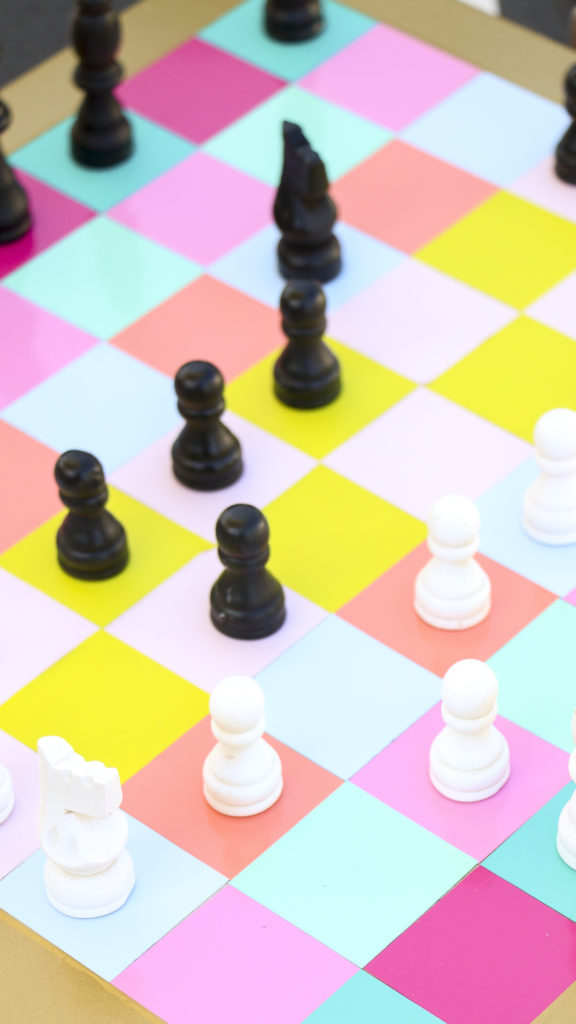
#> input picture Project_3/photo_1.jpg, 576 x 1024 px
$ python program_1.py
#> lines starting #> are read from the running program, lines starting #| are printed output that depends on the picture; after the words box and inside, x2 and y2 are one past the last pixel; in counts of white or black regions, pixels touching at a corner belong together
import cv2 as cv
import numpy as np

img = cv.imread('photo_1.jpg')
#> img is the input picture: shape (1024, 576, 3); mean B, G, R 184.9, 196.7, 211.7
if img is None:
    print("Image not found")
    exit()

gray = cv.cvtColor(img, cv.COLOR_BGR2GRAY)
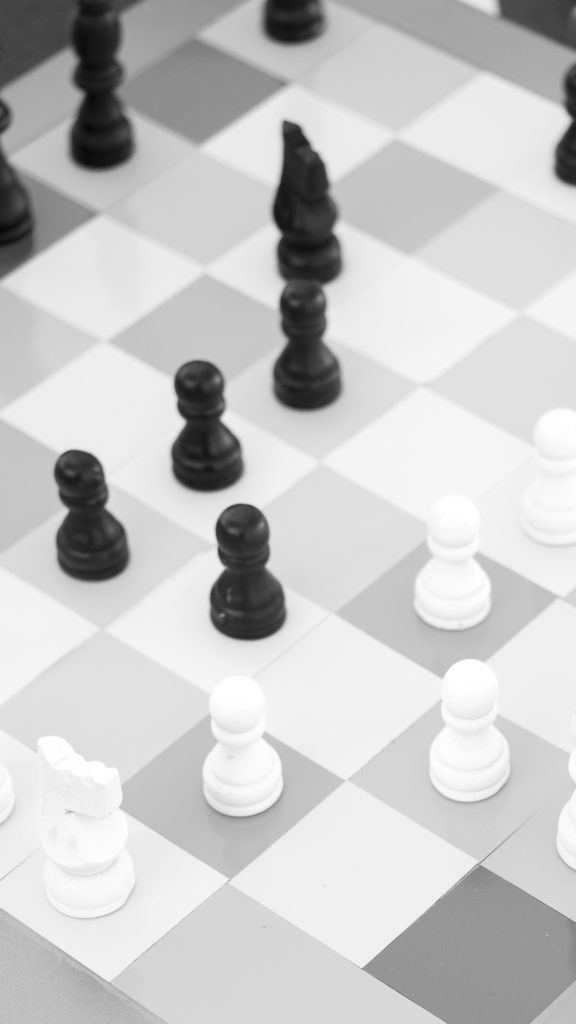
#> gray: shape (1024, 576); min 6, max 255, mean 199.8
gray_float = np.float32(gray)

harris = cv.cornerHarris(gray_float, blockSize=2, ksize=3, k=0.04)
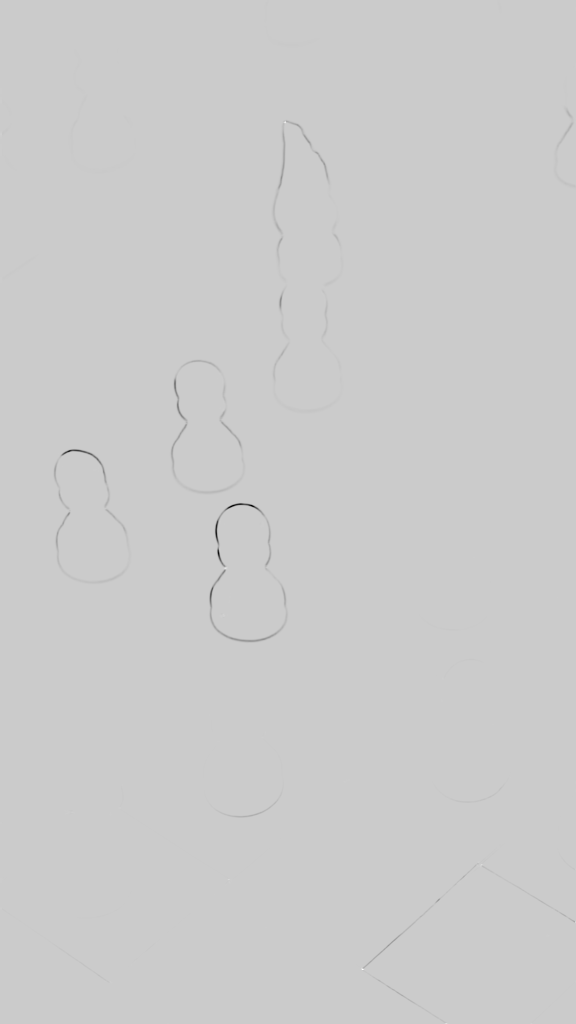
#> harris: shape (1024, 576) float32; min -9761601, max 2449498.5, mean -10960.7; drawn with min black and max white

local_max = cv.dilate(harris, np.ones((15, 15), np.uint8))
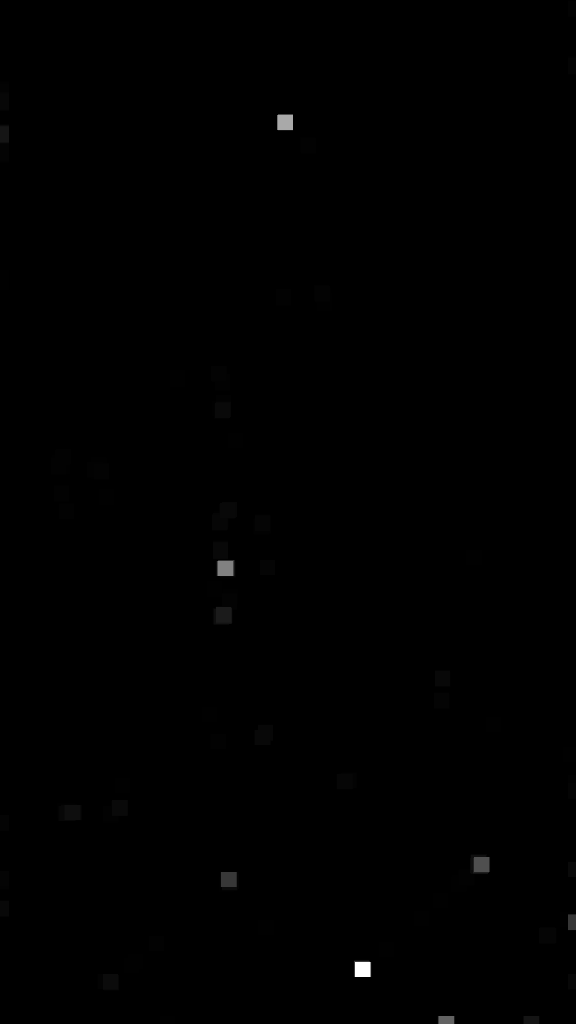
#> local_max: shape (1024, 576) float32; min -7.39, max 2449498.5, mean 4466.1; drawn with min black and max white
peaks = (harris == local_max) & (harris > 0.01 * harris.max())
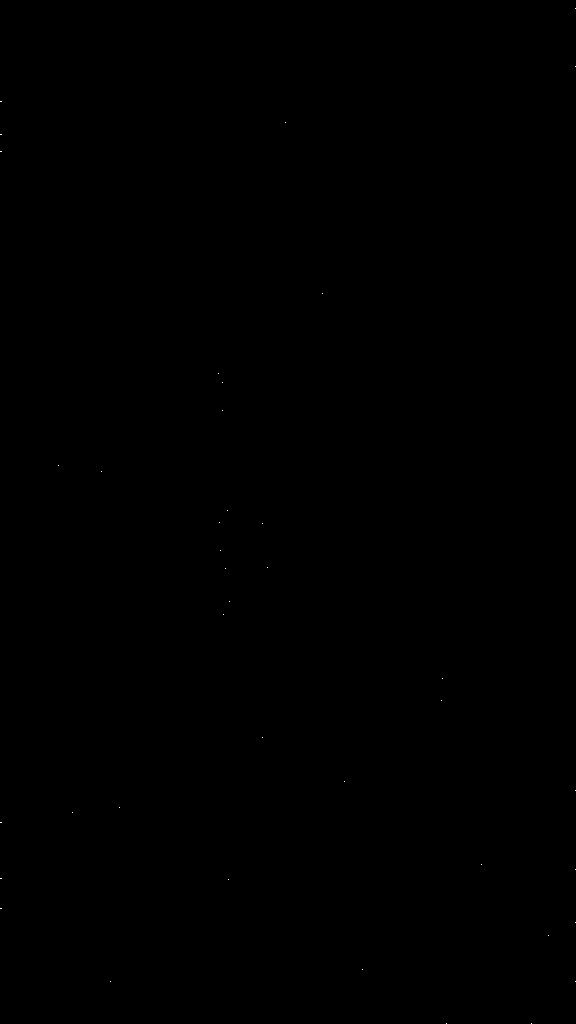
#> peaks: shape (1024, 576) bool; 0.01% white in thin lines or dots

ys, xs = np.where(peaks)
#> ys = 46 values from 8 to 1023; xs = 46 values, max 575 at index 0, min 0 at index 2, mean 242.2
scores = harris[ys, xs]
#> scores = 46 values, max 2449498.5 at index 41, min 25660 at index 11, mean 240874.1
order = np.argsort(-scores)
#> order = 46 values, max 45 at index 10, min 0 at index 43, mean 22.5

min_dist = 40
chosen = []

for idx in order:
    y, x = ys[idx], xs[idx]
    too_close = False
    for cx, cy in chosen:
        if (x - cx) ** 2 + (y - cy) ** 2 < min_dist ** 2:
            too_close = True
            break
    if not too_close:
        chosen.append((x, y))
    if len(chosen) == 4:
        break
#> this loop made 4 passes
#> (idx, y, x) on passes 1 to 4: (41, 969, 362), (4, 122, 285), (20, 568, 225), (44, 1023, 446)
#> after the loop, chosen = [(362, 969), (285, 122), (225, 568), (446, 1023)]

harris_img = img.copy()
for (x, y) in chosen:
    cv.circle(harris_img, (x, y), 12, (0, 0, 255), 2)
    cv.circle(harris_img, (x, y), 2, (0, 0, 255), -1)
#> this loop made 4 passes
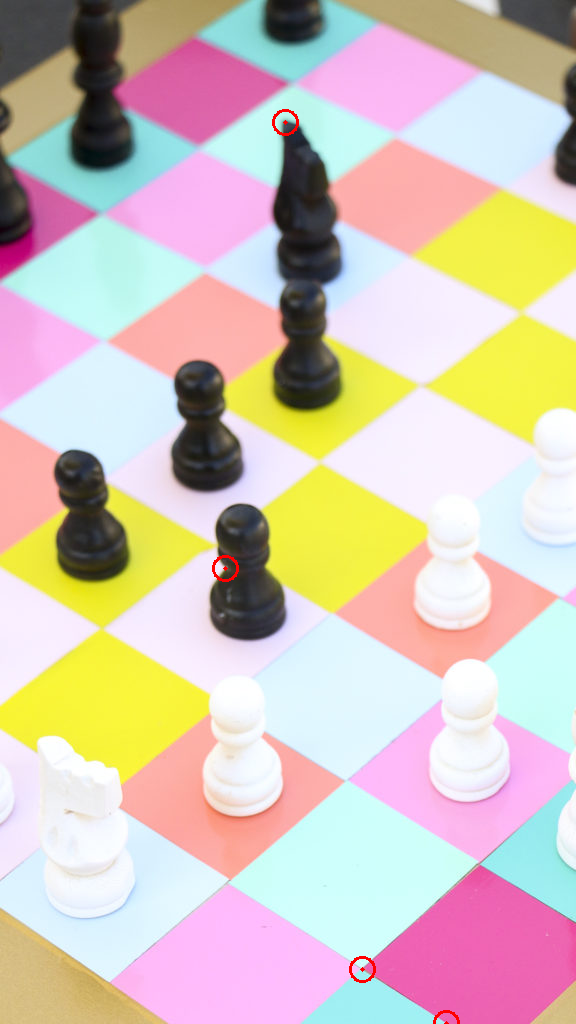
#> harris_img: shape (1024, 576, 3); 0.14% of pixels changed, all inside (x1, y1, x2, y2) = (212, 109, 460, 1024)

sift = cv.SIFT_create(nfeatures=0, contrastThreshold=0.09, edgeThreshold=15, sigma=3)
keypoints, _ = sift.detectAndCompute(gray, None)
#> keypoints = 112 keypoints; strongest (x, y, size): (247, 604, 51.6), (204, 457, 44.9), (92, 546, 51.5), (306, 380, 45.7)

sift_img = img.copy()
cv.drawKeypoints(sift_img, keypoints, sift_img, flags=cv.DRAW_MATCHES_FLAGS_DRAW_RICH_KEYPOINTS)
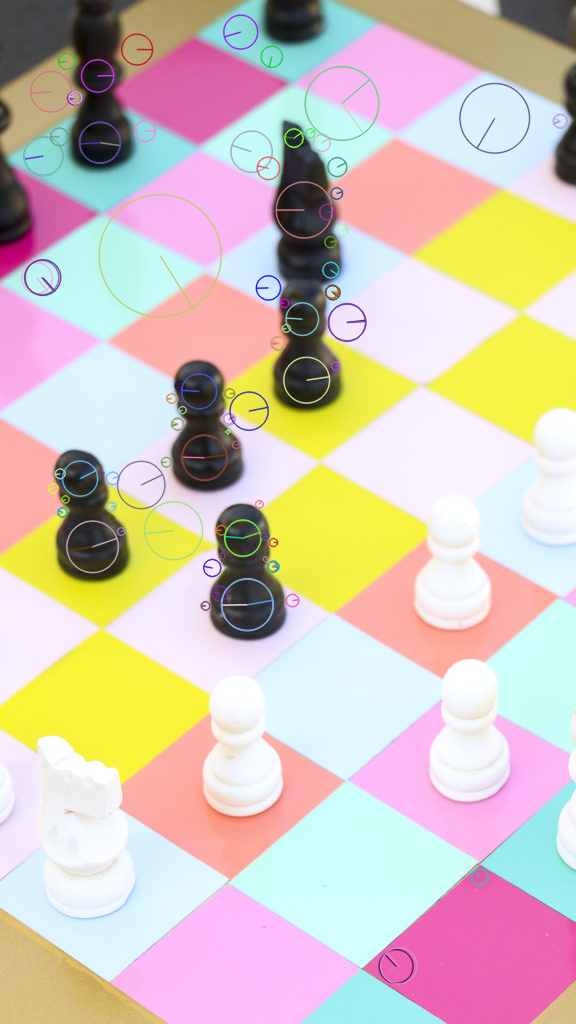
#> sift_img: shape (1024, 576, 3); 3.12% of pixels changed, all inside (x1, y1, x2, y2) = (20, 14, 569, 985)

cv.imshow('Original', img)
cv.imshow('Harris', harris_img)
cv.imshow('SIFT', sift_img)
cv.waitKey(0)
cv.destroyAllWindows()
